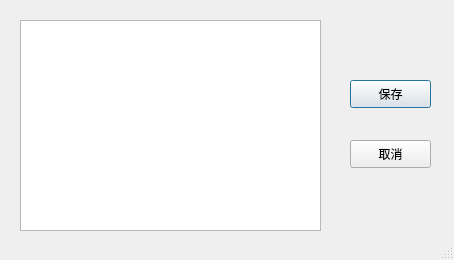
<?xml version="1.0" encoding="UTF-8"?>
<ui version="4.0">
 <class>Dialog</class>
 <widget class="QDialog" name="Dialog">
  <property name="geometry">
   <rect>
    <x>0</x>
    <y>0</y>
    <width>454</width>
    <height>260</height>
   </rect>
  </property>
  <property name="windowTitle">
   <string>Dialog</string>
  </property>
  <property name="sizeGripEnabled">
   <bool>true</bool>
  </property>
  <widget class="QTextEdit" name="textEdit">
   <property name="geometry">
    <rect>
     <x>20</x>
     <y>20</y>
     <width>301</width>
     <height>211</height>
    </rect>
   </property>
  </widget>
  <widget class="QPushButton" name="pushButton_save">
   <property name="geometry">
    <rect>
     <x>350</x>
     <y>80</y>
     <width>81</width>
     <height>28</height>
    </rect>
   </property>
   <property name="text">
    <string>保存</string>
   </property>
  </widget>
  <widget class="QPushButton" name="pushButton_cancel">
   <property name="geometry">
    <rect>
     <x>350</x>
     <y>140</y>
     <width>81</width>
     <height>28</height>
    </rect>
   </property>
   <property name="text">
    <string>取消</string>
   </property>
  </widget>
 </widget>
 <resources/>
 <connections/>
</ui>
